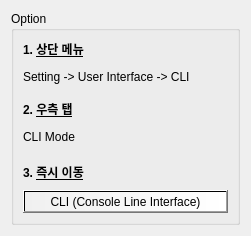
             <widget class="QWidget" name="page6Custom">
              <property name="geometry">
               <rect>
                <x>0</x>
                <y>0</y>
                <width>251</width>
                <height>236</height>
               </rect>
              </property>
              <attribute name="label">
               <string>Custom Query</string>
              </attribute>
              <layout class="QVBoxLayout" name="verticalLayout_8">
               <item>
                <widget class="QGroupBox" name="groupBoxCustomQuery">
                 <property name="title">
                  <string>Option</string>
                 </property>
                 <layout class="QVBoxLayout" name="verticalLayout_9">
                  <item>
                   <widget class="QLabel" name="label_4">
                    <property name="text">
                     <string>&lt;html&gt;&lt;head/&gt;&lt;body&gt;&lt;p&gt;&lt;span style=&quot; font-weight:700;&quot;&gt;1. &lt;/span&gt;&lt;span style=&quot; font-weight:700; text-decoration: underline;&quot;&gt;상단 메뉴&lt;/span&gt;&lt;/p&gt;&lt;p&gt;Setting -&amp;gt; User Interface -&amp;gt; CLI&lt;/p&gt;&lt;/body&gt;&lt;/html&gt;</string>
                    </property>
                   </widget>
                  </item>
                  <item>
                   <spacer name="verticalSpacer">
                    <property name="orientation">
                     <enum>Qt::Vertical</enum>
                    </property>
                    <property name="sizeType">
                     <enum>QSizePolicy::Fixed</enum>
                    </property>
                    <property name="sizeHint" stdset="0">
                     <size>
                      <width>20</width>
                      <height>10</height>
                     </size>
                    </property>
                   </spacer>
                  </item>
                  <item>
                   <widget class="QLabel" name="label_5">
                    <property name="text">
                     <string>&lt;html&gt;&lt;head/&gt;&lt;body&gt;&lt;p&gt;&lt;span style=&quot; font-weight:700;&quot;&gt;2. &lt;/span&gt;&lt;span style=&quot; font-weight:700; text-decoration: underline;&quot;&gt;우측 탭&lt;/span&gt;&lt;/p&gt;&lt;p&gt;CLI Mode&lt;/p&gt;&lt;/body&gt;&lt;/html&gt;</string>
                    </property>
                   </widget>
                  </item>
                  <item>
                   <spacer name="verticalSpacer_2">
                    <property name="orientation">
                     <enum>Qt::Vertical</enum>
                    </property>
                    <property name="sizeType">
                     <enum>QSizePolicy::Fixed</enum>
                    </property>
                    <property name="sizeHint" stdset="0">
                     <size>
                      <width>20</width>
                      <height>10</height>
                     </size>
                    </property>
                   </spacer>
                  </item>
                  <item>
                   <widget class="QLabel" name="label_6">
                    <property name="text">
                     <string>&lt;html&gt;&lt;head/&gt;&lt;body&gt;&lt;p&gt;&lt;span style=&quot; font-weight:700;&quot;&gt;3. &lt;/span&gt;&lt;span style=&quot; font-weight:700; text-decoration: underline;&quot;&gt;즉시 이동&lt;/span&gt;&lt;/p&gt;&lt;/body&gt;&lt;/html&gt;</string>
                    </property>
                   </widget>
                  </item>
                  <item>
                   <widget class="QPushButton" name="pushButtonCLI">
                    <property name="styleSheet">
                     <string notr="true">background-color: qlineargradient(spread:pad, x1:0, y1:0, x2:1, y2:0, stop:0 rgba(240, 240, 240, 255), stop:1 rgba(255, 255, 255, 255));</string>
                    </property>
                    <property name="text">
                     <string>CLI (Console Line Interface)</string>
                    </property>
                   </widget>
                  </item>
                 </layout>
                </widget>
               </item>
              </layout>
             </widget>
